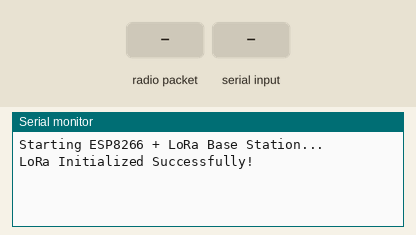
The sketch below on a simulated ESP8266 (NodeMCU). Parts: the last lines printed to the serial monitor. The inputs (shaded band) are chosen by the test bench. No radio packets arrive unless stated.

Above: at 1.2 s.
1.3 s: radio packet "1" arrives
At 2.4 s:
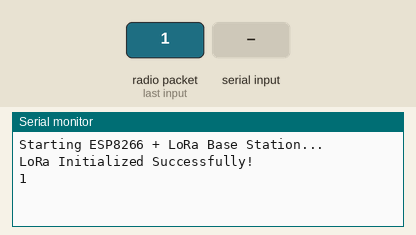
2.8 s: "1\n" received over Serial
At 3.4 s:
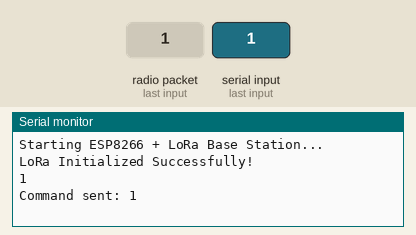

Measured:
- after the input at 1.3 s, the serial monitor: prints a new line at once (image 1)
- after the input at 2.8 s, the serial monitor: prints a new line after 0.06 s (image 2)

The sketch:

transceiver_sensors.ino
```cpp
/*************************************************************
   Base Station (ESP8266) - Method A
   Forwards GUI commands via LoRa, receives telemetry.
*************************************************************/
#include <Arduino.h>
#include <SPI.h>
#include <LoRa.h>

// LoRa transceiver pins for ESP8266
#define NSS_PIN  D8  // Chip Select
#define RST_PIN  D3  // Reset
#define DIO0_PIN D1  // IRQ pin

// LoRa frequency for your region
const long LORA_FREQUENCY = 433E6;
const uint8_t LORA_SYNC_WORD = 0xF2;

void setup() {
  Serial.begin(115200);
  Serial.println("Starting ESP8266 + LoRa Base Station...");

  LoRa.setPins(NSS_PIN, RST_PIN, DIO0_PIN);
  while (!LoRa.begin(LORA_FREQUENCY)) {
    Serial.println("LoRa init failed. Retrying...");
    delay(500);
  }
  LoRa.setSyncWord(LORA_SYNC_WORD);

  Serial.println("LoRa Initialized Successfully!");
}

void loop() {
  // 1. Check for incoming LoRa packets (telemetry or else)
  int packetSize = LoRa.parsePacket();
  if (packetSize) {
    String incoming_data = "";
    while (LoRa.available()) {
      incoming_data += (char)LoRa.read();
    }
    incoming_data.trim();
    // Print to Serial so the Python GUI sees it
    Serial.println(incoming_data);
  }

  // 2. Check for GUI commands via Serial
  //    (The Python GUI sends lines like "forward\n", "stop\n", etc.)
  while (Serial.available() > 0) {
    String gui_command = Serial.readStringUntil('\n');
    gui_command.trim();
    if (gui_command.length() > 0) {
      // Forward this command via LoRa
      LoRa.beginPacket();
      LoRa.print(gui_command);
      LoRa.endPacket();
      // For debug
      Serial.println("Command sent: " + gui_command);
    }
  }

  delay(5);
}
```
